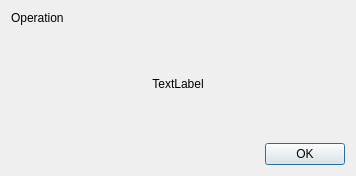
<?xml version="1.0" encoding="UTF-8"?>
<ui version="4.0">
 <class>Dialog</class>
 <widget class="QDialog" name="Dialog">
  <property name="geometry">
   <rect>
    <x>0</x>
    <y>0</y>
    <width>356</width>
    <height>176</height>
   </rect>
  </property>
  <property name="windowTitle">
   <string>Dialog</string>
  </property>
  <layout class="QVBoxLayout" name="verticalLayout">
   <item>
    <widget class="QLabel" name="operation">
     <property name="text">
      <string>Operation</string>
     </property>
    </widget>
   </item>
   <item>
    <widget class="QStackedWidget" name="stackedWidget">
     <property name="currentIndex">
      <number>0</number>
     </property>
     <widget class="QWidget" name="page">
      <layout class="QGridLayout" name="gridLayout_2">
       <item row="0" column="0">
        <widget class="QLabel" name="movie">
         <property name="text">
          <string>TextLabel</string>
         </property>
         <property name="alignment">
          <set>Qt::AlignCenter</set>
         </property>
        </widget>
       </item>
      </layout>
     </widget>
     <widget class="QWidget" name="page_2">
      <layout class="QGridLayout" name="gridLayout">
       <item row="0" column="0">
        <widget class="QPlainTextEdit" name="output"/>
       </item>
      </layout>
     </widget>
    </widget>
   </item>
   <item>
    <widget class="QDialogButtonBox" name="buttonBox">
     <property name="orientation">
      <enum>Qt::Horizontal</enum>
     </property>
     <property name="standardButtons">
      <set>QDialogButtonBox::Ok</set>
     </property>
    </widget>
   </item>
  </layout>
 </widget>
 <resources/>
 <connections>
  <connection>
   <sender>buttonBox</sender>
   <signal>accepted()</signal>
   <receiver>Dialog</receiver>
   <slot>accept()</slot>
   <hints>
    <hint type="sourcelabel">
     <x>248</x>
     <y>254</y>
    </hint>
    <hint type="destinationlabel">
     <x>157</x>
     <y>274</y>
    </hint>
   </hints>
  </connection>
  <connection>
   <sender>buttonBox</sender>
   <signal>rejected()</signal>
   <receiver>Dialog</receiver>
   <slot>reject()</slot>
   <hints>
    <hint type="sourcelabel">
     <x>316</x>
     <y>260</y>
    </hint>
    <hint type="destinationlabel">
     <x>286</x>
     <y>274</y>
    </hint>
   </hints>
  </connection>
 </connections>
</ui>
